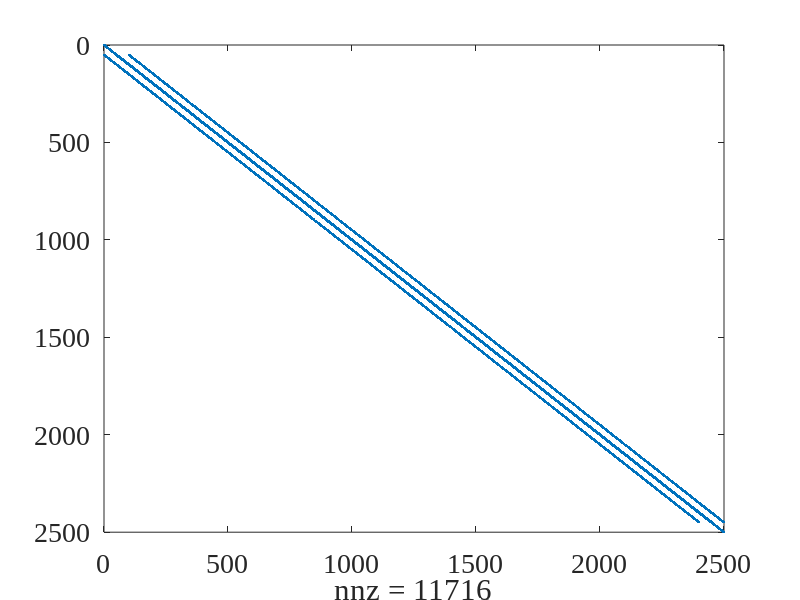
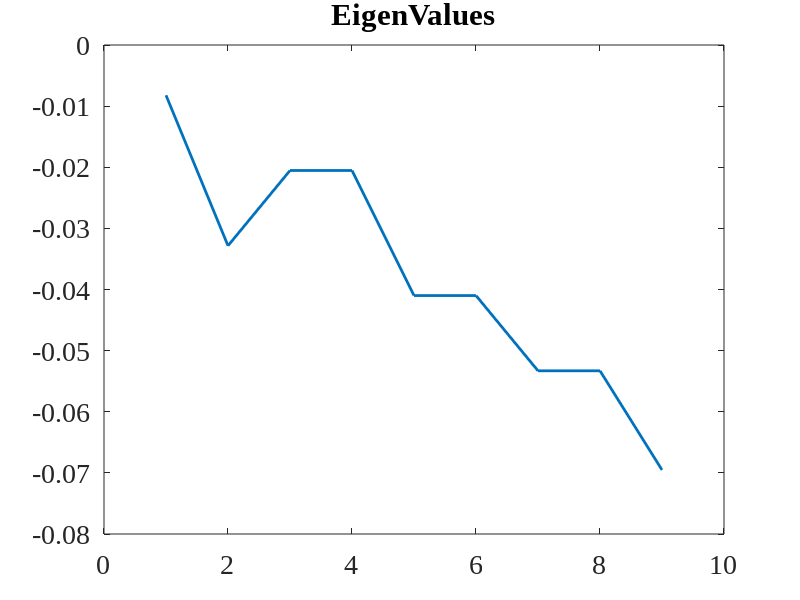
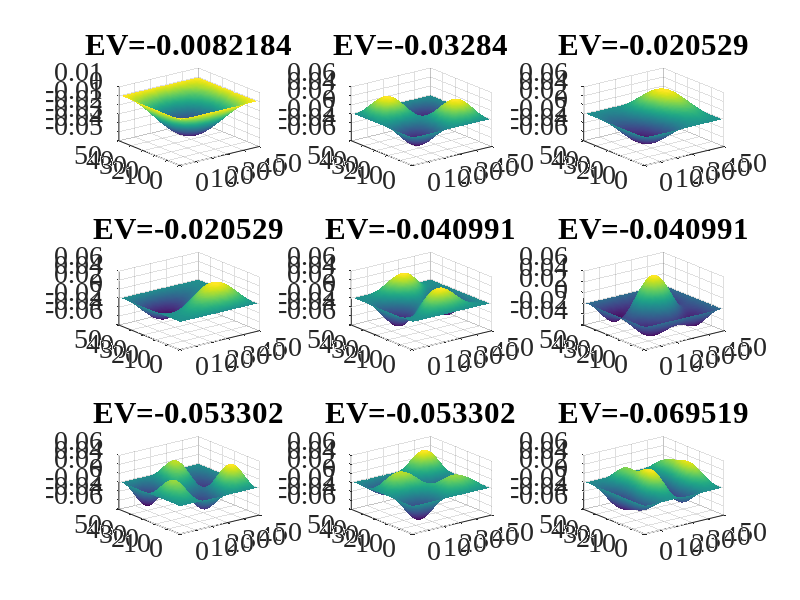

The MATLAB script that drew these images, in order:
clear
clc
close all
set(0,'DefaultFigureWindowStyle','docked')
set(0,'defaultaxesfontsize',20)
set(0,'defaultaxesfontname','Times New Roman')
set(0,'DefaultLineLineWidth', 2);
nx=50;
%nx=19;
ny=50;
%ny=15; 
V=zeros(nx,ny);
G=sparse(nx*ny,nx*ny);
hb=1.054571817e-34;
m=9.11e-31;
x=linspace(0,1,nx);
dx=x(2)-x(1);
C=-hb^2/2/m;
for i =1:nx
    for j=1:ny
        n = j+(i-1)*ny;
       if i==1 || j==1 || i==nx || j==ny
            G(n,n)=1;
            
        else 
            nxm= j+(i-2)*ny;
            nxp=j+(i)*ny;
            nym=j-1+(i-1)*ny;
            nyp=j+1+(i-1)*ny;
            
            G(n,nxm)=1;
            G(n,nxp)=1;
            G(n,nyp)=1;
            G(n,nym)=1;
            G(n,n)=-4;
            %G(n,n)=-2;
       end       
       
    end
end
figure (1)
spy(G)
hold off

nmodes=9;
[E,D]=eigs(G,nmodes,'SM');
figure (2)
plot(diag(D));
title('EigenValues')

np=sqrt(nmodes);
figure (3)
for k=1:nmodes
    P=E(:,k);
    for i=1:nx
        for j=1:ny
            n=j+(i-1)*ny;
            V(i,j)=P(n);
        end
       
    end
    subplot(np,np,k), surf(V); shading interp
    title(['EV=', num2str(D(k,k))])
end
